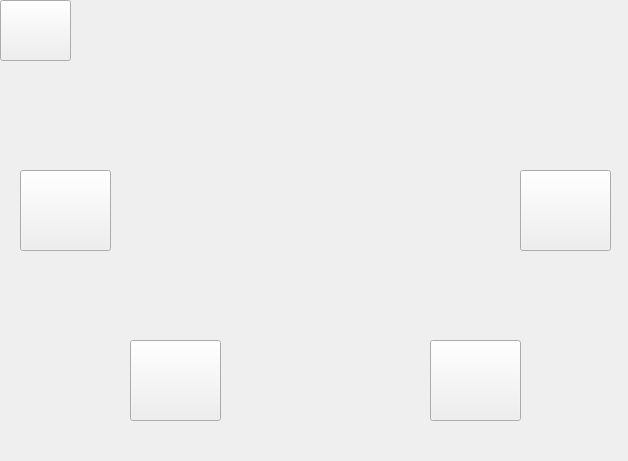
<?xml version="1.0" encoding="UTF-8"?>
<ui version="4.0">
 <class>Alphabet</class>
 <widget class="QWidget" name="Alphabet">
  <property name="geometry">
   <rect>
    <x>0</x>
    <y>0</y>
    <width>628</width>
    <height>461</height>
   </rect>
  </property>
  <property name="windowTitle">
   <string>Алфавит</string>
  </property>
  <widget class="QLabel" name="letter">
   <property name="geometry">
    <rect>
     <x>170</x>
     <y>10</y>
     <width>291</width>
     <height>331</height>
    </rect>
   </property>
   <property name="font">
    <font>
     <family>Leto Text Sans Defect</family>
     <pointsize>288</pointsize>
    </font>
   </property>
   <property name="text">
    <string/>
   </property>
   <property name="alignment">
    <set>Qt::AlignBottom|Qt::AlignHCenter</set>
   </property>
  </widget>
  <widget class="QPushButton" name="btn_sound">
   <property name="geometry">
    <rect>
     <x>130</x>
     <y>340</y>
     <width>91</width>
     <height>81</height>
    </rect>
   </property>
   <property name="text">
    <string/>
   </property>
   <property name="icon">
    <iconset>
     <normaloff>images/sound.png</normaloff>images/sound.png</iconset>
   </property>
   <property name="iconSize">
    <size>
     <width>30</width>
     <height>30</height>
    </size>
   </property>
  </widget>
  <widget class="QPushButton" name="btn_record">
   <property name="geometry">
    <rect>
     <x>430</x>
     <y>340</y>
     <width>91</width>
     <height>81</height>
    </rect>
   </property>
   <property name="text">
    <string/>
   </property>
   <property name="icon">
    <iconset>
     <normaloff>images/recorder.png</normaloff>images/recorder.png</iconset>
   </property>
   <property name="iconSize">
    <size>
     <width>30</width>
     <height>30</height>
    </size>
   </property>
  </widget>
  <widget class="QPushButton" name="btn_back">
   <property name="geometry">
    <rect>
     <x>20</x>
     <y>170</y>
     <width>91</width>
     <height>81</height>
    </rect>
   </property>
   <property name="text">
    <string/>
   </property>
   <property name="icon">
    <iconset>
     <normaloff>images/back.png</normaloff>images/back.png</iconset>
   </property>
   <property name="iconSize">
    <size>
     <width>40</width>
     <height>40</height>
    </size>
   </property>
  </widget>
  <widget class="QPushButton" name="btn_next">
   <property name="geometry">
    <rect>
     <x>520</x>
     <y>170</y>
     <width>91</width>
     <height>81</height>
    </rect>
   </property>
   <property name="toolTipDuration">
    <number>0</number>
   </property>
   <property name="text">
    <string/>
   </property>
   <property name="icon">
    <iconset>
     <normalon>images/next.png</normalon>
    </iconset>
   </property>
   <property name="iconSize">
    <size>
     <width>40</width>
     <height>40</height>
    </size>
   </property>
  </widget>
  <widget class="QPushButton" name="btn_menu">
   <property name="geometry">
    <rect>
     <x>0</x>
     <y>0</y>
     <width>71</width>
     <height>61</height>
    </rect>
   </property>
   <property name="text">
    <string/>
   </property>
   <property name="icon">
    <iconset>
     <normaloff>images/menu.png</normaloff>images/menu.png</iconset>
   </property>
   <property name="iconSize">
    <size>
     <width>30</width>
     <height>30</height>
    </size>
   </property>
  </widget>
 </widget>
 <resources/>
 <connections/>
</ui>
